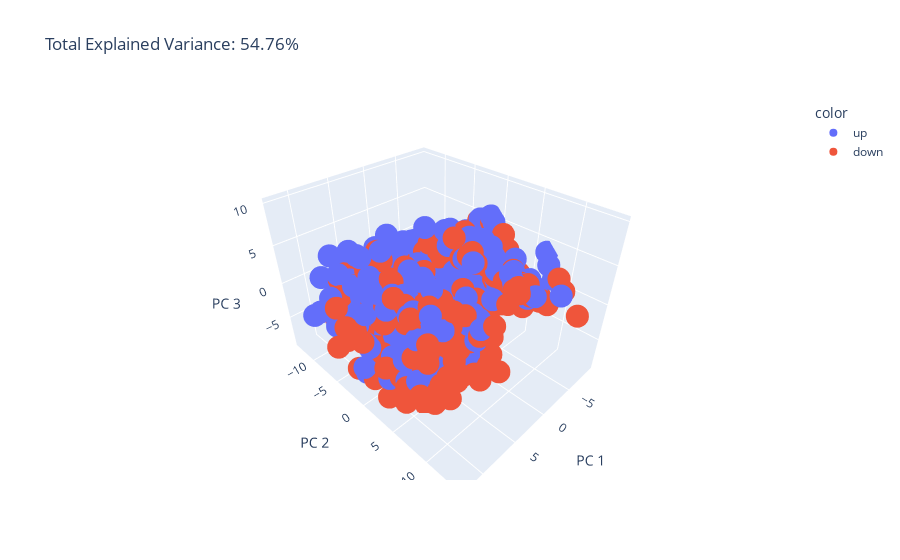

Notebook code cell kept with this figure:
### Code cell
pca = PCA(n_components=3)
components = pca.fit_transform(data_arr)

total_var = pca.explained_variance_ratio_.sum() * 100

fig = px.scatter_3d(
    components, x=0, y=1, z=2, color=label,
    title=f'Total Explained Variance: {total_var:.2f}%',
    labels={'0': 'PC 1', '1': 'PC 2', '2': 'PC 3'}
)
fig.show()

### Figure 1 — Plotly figure (JSON) as saved in the notebook; plotly's stock layout.template omitted (floating-point values rounded to 4 significant figures; data arrays with more than 128 entries replaced by an {"elided": "..."} marker saying what was removed)
{"data": [{"hovertemplate": "color=up<br>PC 1=%{x}<br>PC 2=%{y}<br>PC 3=%{z}<extra></extra>", "legendgroup": "up", "marker": {"color": "#636efa", "symbol": "circle"}, "mode": "markers", "name": "up", "scene": "scene", "showlegend": true, "type": "scatter3d", "x": {"elided": "476 float values"}, "y": {"elided": "476 float values"}, "z": {"elided": "476 float values"}}, {"hovertemplate": "color=down<br>PC 1=%{x}<br>PC 2=%{y}<br>PC 3=%{z}<extra></extra>", "legendgroup": "down", "marker": {"color": "#EF553B", "symbol": "circle"}, "mode": "markers", "name": "down", "scene": "scene", "showlegend": true, "type": "scatter3d", "x": {"elided": "423 float values"}, "y": {"elided": "423 float values"}, "z": {"elided": "423 float values"}}], "layout": {"legend": {"title": {"text": "color"}, "tracegroupgap": 0}, "scene": {"domain": {"x": [0, 1], "y": [0, 1]}, "xaxis": {"title": {"text": "PC 1"}}, "yaxis": {"title": {"text": "PC 2"}}, "zaxis": {"title": {"text": "PC 3"}}}, "title": {"text": "Total Explained Variance: 54.76%"}}}
